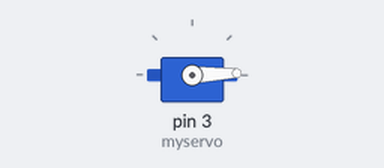
A sketch run on a simulated Arduino Uno, built with avr-gcc and run on an emulated ATmega328P. Shown: servo.

Above: at 0.05 s.
At 1.75 s:
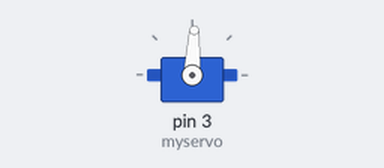
At 3.45 s:
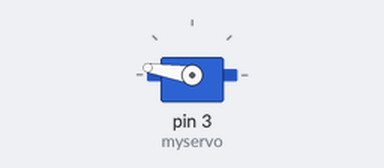
At 6.9 s:
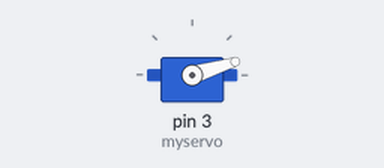
Timing chart, 0 to 9.4 s (numbered marks = the images above):
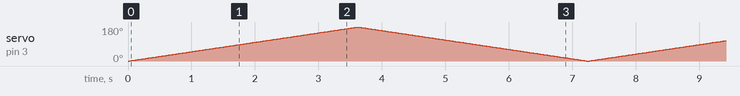

The sketch:

servo_move.ino
```cpp
#include <Servo.h> //Library
Servo myservo; //Declare the servomotor
int i=0;
void setup() {
  myservo.attach(3);
}

void loop() {
  //from 0 to 180
  for(i=0;i<180;i++){
    myservo.write(i); // Receive a parameter to control the axis of the servomotor
    // The parameter is the angle in degrees to position the axis
    delay(20);
  }
  //from 180 to 0
  for(i=180;i>=0;i--){
    myservo.write(i);
    delay(20);
/* if 1.5 ms is held, the axis will move to the center position of its travel, that is to say 90 °, the travel that a servo can make goes from 0 ° to 180 °.
As long as the control signal does not change, the angle at which the axis is located will be maintained, if it changes, the servo axis will move to the new position.
To position the servo at 180 ° (maximum value) the pulse must be 2 ms long. Depending on the manufacturer, the maximum angle of the servo axis may vary. */
  }
}
```
